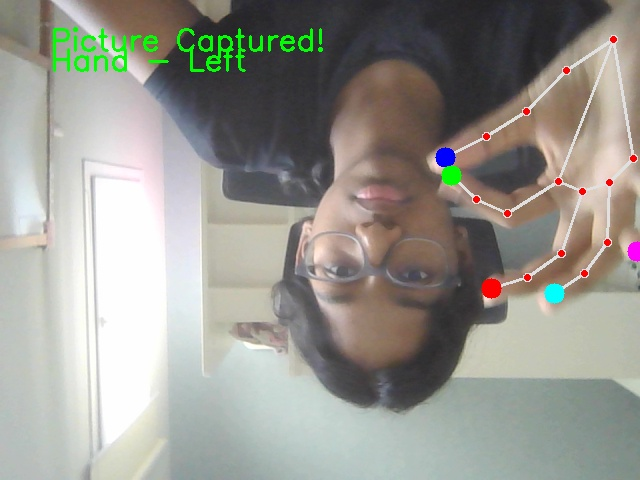
#> input picture Main 6/main.py/picture_1757140564.jpg, 640 x 480 px, given in place of the camera
$ python main.py
#> lines starting #> are read from the running program, lines starting #| are printed output that depends on the picture; after the words box and inside, x2 and y2 are one past the last pixel; in counts of white or black regions, pixels touching at a corner belong together
import cv2
import numpy as np

# Set up webcam capture
cap = cv2.VideoCapture(0)

if not cap.isOpened():
    print("Error: Could not open webcam.")
    exit()

while True:
    # Capture frame-by-frame
    ret, frame = cap.read()
#> frame is the input picture: shape (480, 640, 3); mean B, G, R 143.4, 150.7, 151.5

    if not ret:
        print("Error: Failed to capture image.")
        break

    # Convert to HSV for color filtering
    hsv = cv2.cvtColor(frame, cv2.COLOR_BGR2HSV)
#> hsv: shape (480, 640, 3); mean H, S, V 59.5, 31, 158.3

    # Define the range for skin color in HSV
    lower_skin = np.array([0, 20, 70], dtype=np.uint8)
    upper_skin = np.array([20, 255, 255], dtype=np.uint8)

    # Create a mask to detect skin color
    mask = cv2.inRange(hsv, lower_skin, upper_skin)
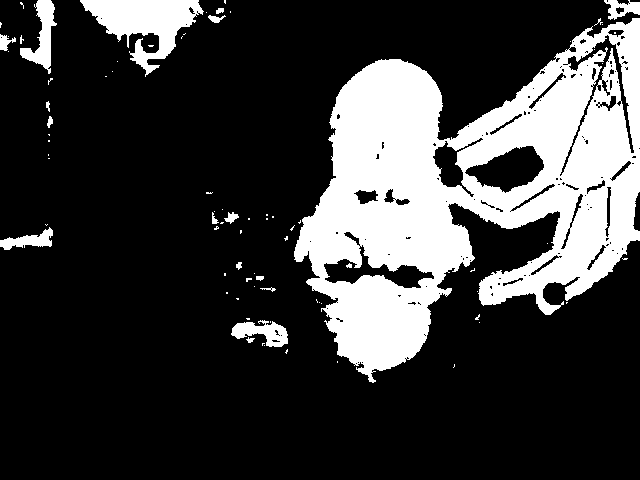
#> mask: shape (480, 640); 23.1% white; 80 white regions (62 under 20 px), largest, box (x1, y1, x2, y2) and area: (294, 18, 640, 383) 62762, (80, 0, 204, 77) 4205, (20, 0, 57, 74) 1106

    # Apply the mask to the frame
    result = cv2.bitwise_and(frame, frame, mask=mask)
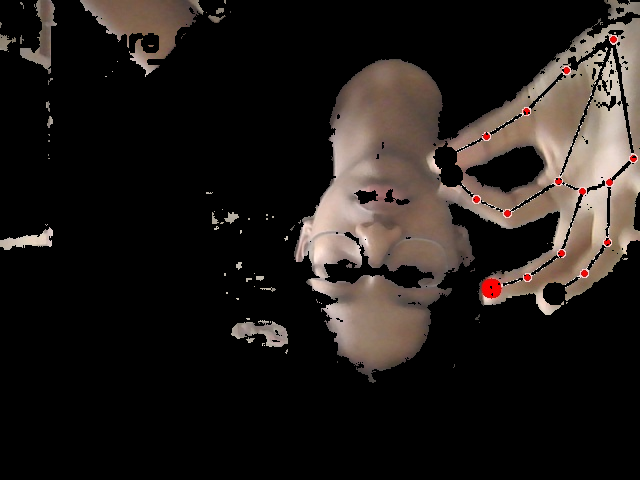
#> result: shape (480, 640, 3); mean B, G, R 26, 29, 34.4

    # Find contours (hand shape) in the masked image
#> (the run stopped early here; a loop or call above may not have finished)
